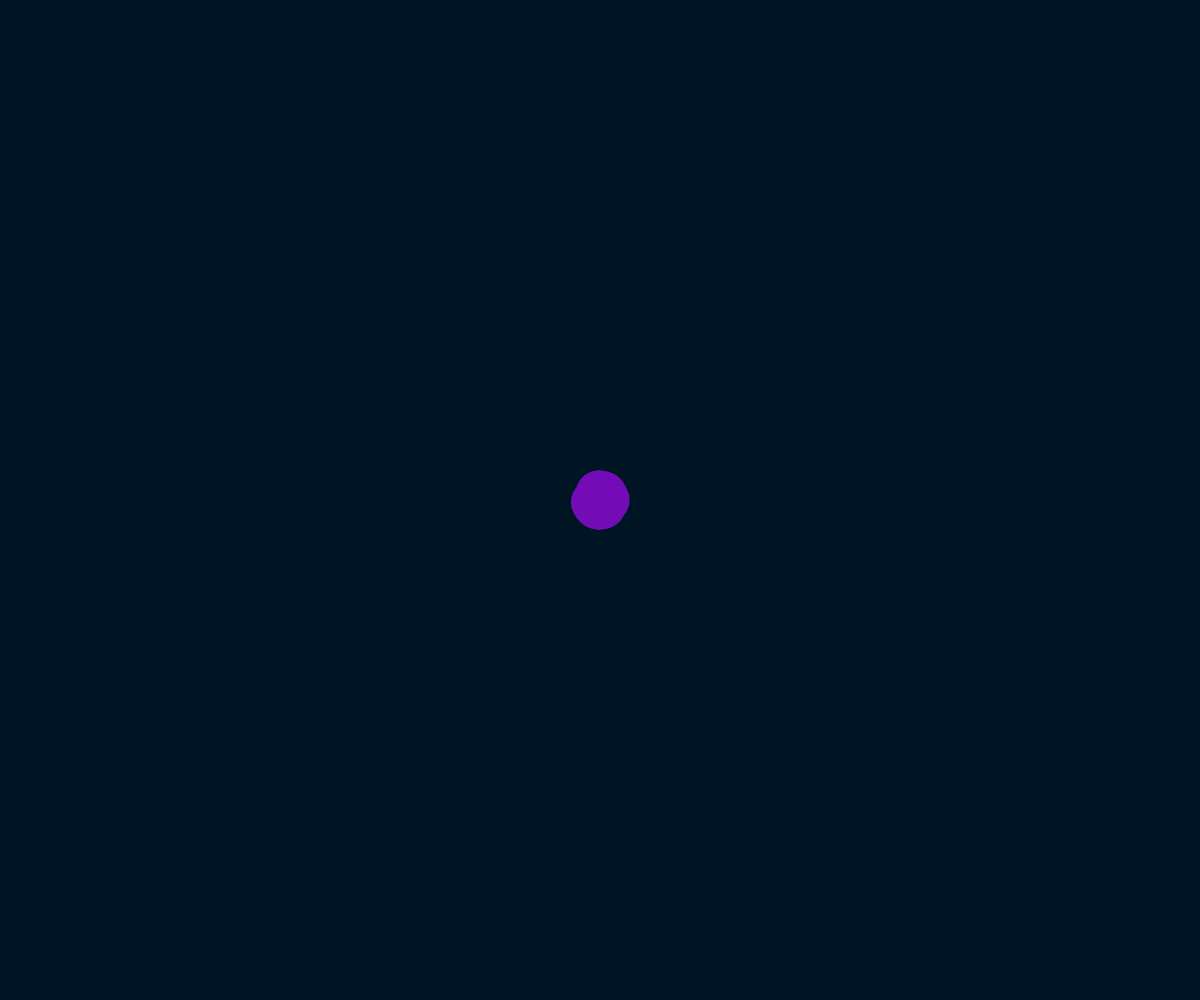
Frame 1 (no input)
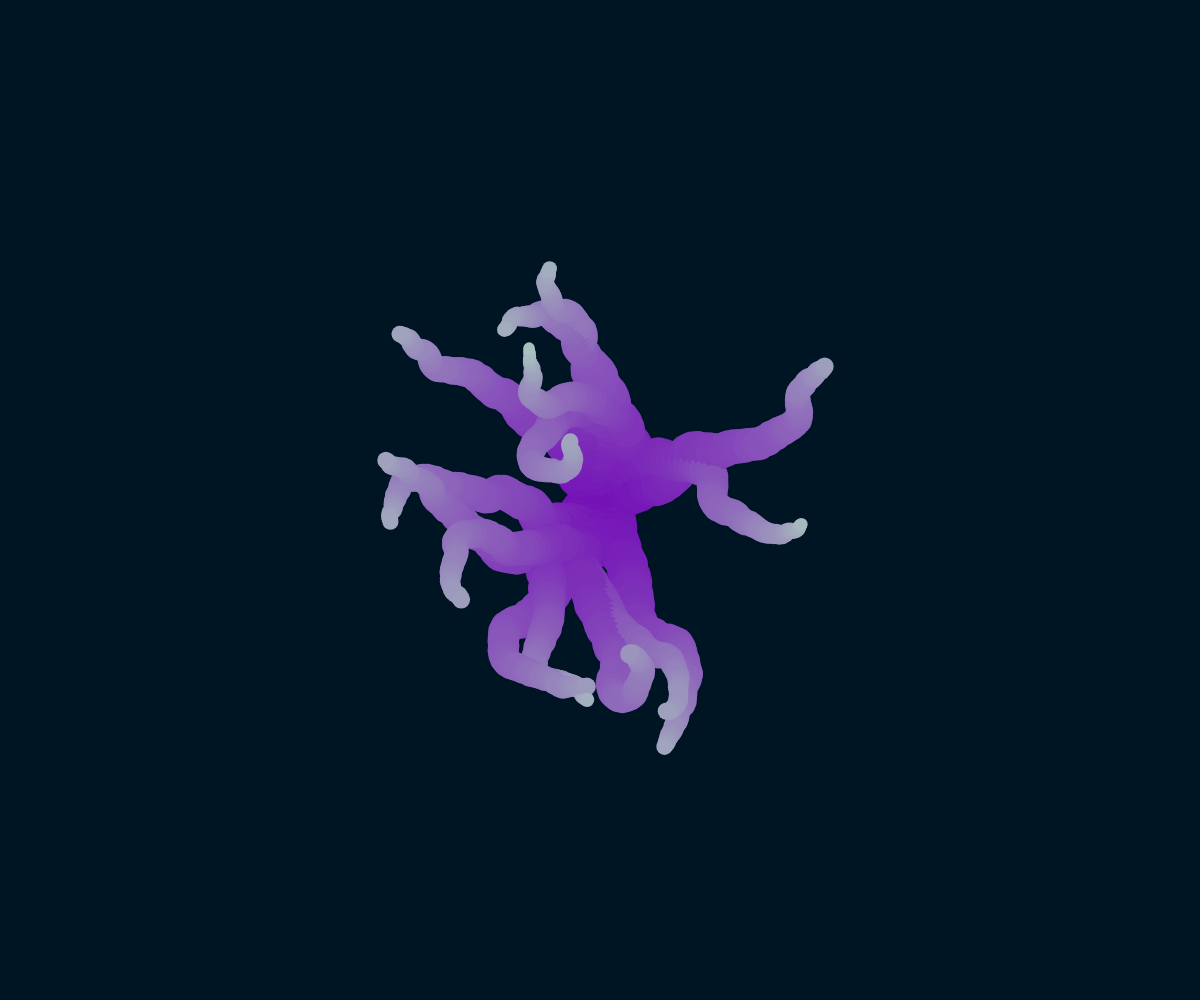
Frame 60 (no input)
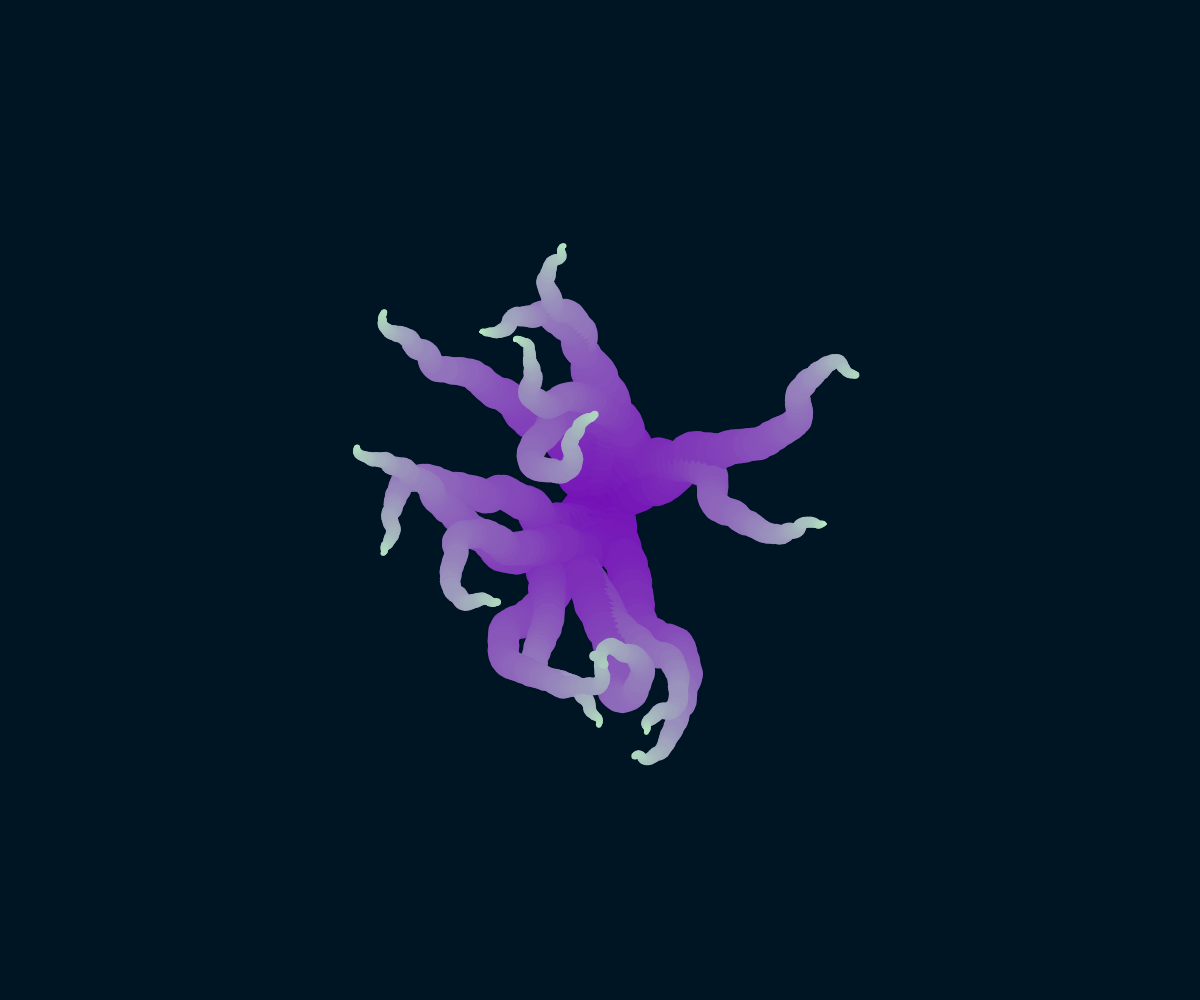
Frame 120 (the mouse pressed at the canvas centre since frame 60)

The p5.js sketch that drew these frames (run headless with seeded random() and noise() and a simulated clock; from frame 60 on, the mouse is pressed at the canvas centre):

// p5.js sketch
// ── sketch.js
let points = [];

const num = 15;
const startRad = 23;

const speed = 0.3;

let done = false;

function setup() {
  createCanvas(windowWidth, windowHeight)
  background("#001524");
  
  
  noStroke(1);
  
  createBurst();
}

function draw() {
  if(!done) {
    points.forEach(point => {
      point.update();
      point.draw();
      if(point.rad < 0) {
        done = true;
      }
    });
  }
}

function mouseReleased() {
  createBurst();
}

function createBurst() {
  //background("#000814");
  done = false;
  points = [];
  
  
  
  for(let i = 0; i < num; i ++) {
    points.push(new Point(width/2, height/2, random(TAU), startRad));
  }
}

class Point {
  constructor(x, y, ang, rad) {
    this.x = x;
    this.y = y;
    this.ang = ang;
    this.rad = rad;
  }
  
  update() {
    this.rad -= random(0.5, 0.0003)
    this.ang += random(-PI/6, PI/6);
    
    this.x += cos(this.ang) * this.rad * speed;
    this.y += sin(this.ang) * this.rad * speed;
  }
  
  draw() {
    const startColor = color("#7209b7");
    const endColor = color("#b9fbc0");
    
  
    
    const col = lerpColor(startColor, endColor, map(this.rad, startRad, 0, 0, 1));
    fill(col);
    circle(this.x, this.y, this.rad * 2);
    
    
  }
}
